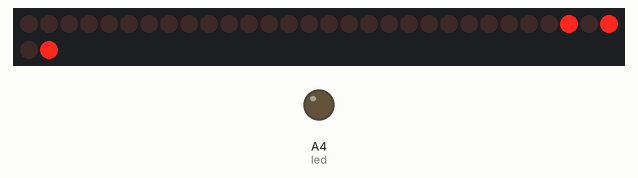
Bench run of a sketch on a simulated Arduino Uno, built with avr-gcc and run on an emulated ATmega328P. On the bench: 32 shift-register outputs drawn as a row of LEDs (first output left, lit = HIGH), output pins drawn as LEDs (lit = HIGH). Wiring (inferred from the names in the program): 4 × shift register (74HC595): latch pin 10. Wiring (inferred from the signals the program sends): row of LEDs: on Q0, Q1, Q2, Q3, Q4, Q5, Q6, Q7, Q8, Q9, Q10, Q11, Q12, Q13, Q14, Q15, Q16, Q17, Q18, Q19, Q20, Q21, Q22, Q23, Q24, Q25, Q26, Q27, Q28, Q29, Q30, Q31. Pins used as bus, display or sensor lines are not drawn; what the sketch prints to the serial monitor is not drawn.

Above: at 2.3 s.
Timing chart, 0 to 3.8 s (numbered marks = the images above):
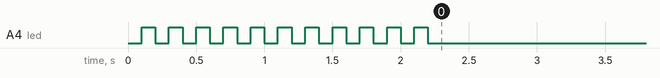

The sketch:

firmware.ino
```cpp
// (licence header left out)
/*
http://mirage335-site.dyndns.org
*/

/*
Credits:
Original example, "Interface between Arduino DM board and Linear Tech LTC2440 24-bit ADC Nov. 12 2010 John Beale" by John Beale, found at http://dangerousprototypes.com/forum/viewtopic.php?f=2&t=4247 .
Interrupt code based on example at http://www.engblaze.com/microcontroller-tutorial-avr-and-arduino-timer-interrupts/ .
Binary union based on example at http://forum.arduino.cc/index.php?topic=112597.0 .
No licenses were found with these examples. Public domain or fair use assumed.
*/

/*
Arduino DAQ Firmware
Emits samples in S32_LE format over USB Serial (ie. /dev/tty?) at the rate specificied by the sampleRate variable. Up to 3000 samples/sec has been successfully tested.

Default 150Hz sample rate, low pass filtered down to 45Hz, suitable for EEG pickup.

Unix machines can process this data with the following commands, among others:
stty -F /dev/ttyACM0 raw ; echo -n "" > /dev/ttyACM0 ; timeout 10 cat /dev/ttyACM0 > test ; wc -c test
stty -F /dev/ttyACM0 raw ; echo -n "" > /dev/ttyACM0 ; cat /dev/ttyACM0 | aplay -f S32_LE
stty -F /dev/ttyACM0 raw ; echo -n "" > /dev/ttyACM0 ; hexdump /dev/ttyACM0
*/

//SPI and interrupt libraries.
#include <SPI.h>
#include <avr/io.h>
#include <avr/interrupt.h>

//#define debug

//Macro function for low pass filter.
//Overuse can cause data and precision loss, especially with non-float variables.
#define lowPass(newValue, filteredValue, inertiaFloat)                            \
  filteredValue = filteredValue + (inertiaFloat * (newValue - filteredValue));

//IIR Biquad Filter.
//Parameters b0, b1, b2, a1, a2 are filter coefficients. See http://gnuradio.4.n7.nabble.com/IIR-filter-td40994.html and http://www.earlevel.com/main/2013/10/13/biquad-calculator-v2/ .
//Data is returned in the float named [filteredValue] . This variable must be externally declared.
//State variables unique_d1_name and unique_d2_name should be statically declared floats.
#define IIRbiquad(newValue, filteredValue, unique_d1_name, unique_d2_name, b0, b1, b2, a1, a2)			\
														\
	filteredValue = b0 * newValue + unique_d1_name;								\
	unique_d1_name = (float)b1 * (float)newValue + (float)a1 * filteredValue + unique_d2_name; 	\
	unique_d2_name = (float)b2 * (float)newValue + (float)a2 * filteredValue;

//High Order IIR Biquad Filter.
//Parameters b0, b1, b2, a1, a2 are filter coefficients. See http://gnuradio.4.n7.nabble.com/IIR-filter-td40994.html and http://www.earlevel.com/main/2013/10/13/biquad-calculator-v2/ .
//Data is returned in the float named [filteredValue] .
#define highOrderIIRbiquad(newValue, filteredValue, stateOneArrayName, stateTwoArrayName, b0, b1, b2, a1, a2, filterOrder)	\
	static float stateOneArrayName[(filterOrder+1)];									\
	static float stateTwoArrayName[(filterOrder+1)];									\
	lowerOrderFilteredValue = newValue;											\
																\
	for (filterLoop=0; filterLoop < filterOrder; filterLoop++) {								\
		IIRbiquad(lowerOrderFilteredValue, filteredValue, stateOneArrayName[filterLoop], stateTwoArrayName[filterLoop], b0, b1, b2, a1, a2) \
		lowerOrderFilteredValue = filteredValue;									\
	}

typedef union {
  long longValue;
  byte binary[4];
} binaryLong;

typedef union {
  float floatValue;
  byte binary[4];
} binaryFloat;

//*****CONFIG*****

//Maximum sample rate is less than the LTC2440 conversion rate, defined by the oversampling ratio, set by the speedBits variable. Faster speedBits settings lead to increased noise and loss of built-in low-pass filter (anti-aliasing) characteristics. See Table 3 in the LTC2440 datasheet.
const int sampleRate = 150;                           //Desired sample rate in Hz. Test with stty -F /dev/ttyACM0 raw ; echo -n "" > /dev/ttyACM0 ; timeout 10 cat /dev/ttyACM0 > test ; wc -c test .
const int speedBits=0b0101;                           //Oversample ratio, determines LTC2440 bandwidth and maximum sampling rate. See datasheet Tabel 3. {0b0001 = 3.52kHz, 0b0010=1.76kHz, 0b0101=220Hz, 0b0110=110Hz, 0b1111=6.875Hz}

//Maximizes IIR low-pass anti-alias filtering.
//WARNING: Extremely high filter orders (>300) will consume too much RAM, and may break bootloaders.
//WARNING: Old code, for reference only.
//const int filterOrder = (2750/sampleRate*5)%300;    //Autocalculates IIR filter maximum order up to 300.
//const int filterOrder = 300;                      //Only use for sampling rates < 50Hz.

const byte slaveSelectPin = 10;  // digital pin 10 for /CS
const int led = A4;

//*****CONFIG*****

const int convertSpeed = 0b10000000 | speedBits<<3;

//Global vairables allow interrupt preemption.
float volts = 0;
#ifdef debug
int millisOffset;
unsigned long sampleCount = 0;
#endif

void setup() {
    Serial.begin(115200);  // Maybe a lot faster over native USB.

    //Initiates first conversion cycle.
    pinMode (slaveSelectPin, OUTPUT);
    digitalWrite(slaveSelectPin,LOW);   // chip select is active low
    digitalWrite(slaveSelectPin,HIGH);

    //Configure SPI.
    SPI.begin();                          // initialize SPI, covering MOSI,MISO,SCK signals
    SPI.setBitOrder(MSBFIRST);            // data is clocked in MSB first
    SPI.setDataMode(SPI_MODE0);           // SCLK idle low (CPOL=0), MOSI read on rising edge (CPHI=0)
    SPI.setClockDivider(SPI_CLOCK_DIV2);  //8MHz clock. 250000 32bit samples/sec may be read at this rate.

    //Startup LED indicator.
    pinMode (led, OUTPUT);

    for (int i=0; i<=10; i++) {
      delay(100);
      digitalWrite(led, HIGH);
      delay(100);
      digitalWrite(led, LOW);
    }

    //Configure interrupt handler. This provides preemption and an accurate sample rate.
    // initialize Timer1
    cli();          // disable global interrupts
    TCCR1A = 0;     // set entire TCCR1A register to 0
    TCCR1B = 0;     // same for TCCR1B
    // set compare match register to desired timer count:
    OCR1A = (int)(16000000/8/sampleRate); //Counter setup.
    TCCR1B |= (1 << WGM12);               // turn on CTC mode
    TCCR1B |= (1 << CS11);
    TIMSK1 |= (1 << OCIE1A);              // enable timer compare interrupt:
    sei();                                // enable global interrupts:

    #ifdef debug
    millisOffset = millis();
    #endif
}

//Non critical tasks. Preempted by interrrupt handler.
void loop()
{
  #ifdef debug
  //Catches some underruns. Disable in production, to prevent false-positive due to eventual overflow.
  if (sampleCount <  sampleRate * 0.99 * (millis() - millisOffset) / 1000) {
    digitalWrite(led, HIGH);
  }
  #endif

  //Clipping diagnostic LED.
  if (abs(volts) > 2.45)
    digitalWrite(led, HIGH);
  else
    digitalWrite(led, LOW);

  delay(150);
}

//Critical path. Sample, process, and transmit data.
ISR(TIMER1_COMPA_vect)
{
  //LTC2440 SPI data acqusition cycle.
  static long b3;
  static long b2;
  static long b1;
  static long b0;
  digitalWrite(slaveSelectPin,LOW);   // take the SS pin low to select the chip
  delayMicroseconds(1);              // probably not needed, only need 25 nsec delay
  b3 = SPI.transfer(convertSpeed);   // B3
  b2 = SPI.transfer(0x00);           // B2
  b1 = SPI.transfer(0x00);           // B1
  b0 = SPI.transfer(0x00);           // B0
  // take the SS pin high to de-select the chip:
  digitalWrite(slaveSelectPin,HIGH);  //Next conversion cycle begins here.
  static long in = 0;         // incoming serial 32-bit word
  in = b3<<8;
  in |= b2;
  in = in<<8;
  in |= b1;
  in = in<<8;
  in |= b0;
  in &= 0x1FFFFFFF; // force high three bits to zero
  in = in>>5;   // truncate lowest 5 bits

  //Conversion to accurate voltage.
  volts = (in * (0.2980232594) * 0.000001);
  if (volts > (2.5))
    volts=((5)-volts)*(-1);  //Polarity correction.

  //IIR filters augment LTC2440 built-in anti-alias filter and 60Hz rejection filter, particularly at lower oversample rates (higher conversion rates).
  static float filteredVolts=0;

  static int filterLoop;
  static float lowerOrderFilteredValue;

  //Low pass filter. 45Hz corner frequency at 150Hz sample rate.
  highOrderIIRbiquad(volts, filteredVolts, lowPassStateOne, lowPassStateTwo, 0.39133426347022965, 0.7826685269404593, 0.39133426347022965, -0.3695259524151477, -0.19581110146577096, 8);

  //High pass (AC coupling) filter. 0.35Hz corner frequency at 150Hz sample rate. Mostly useful for removing amplifier flicker noise.
  highOrderIIRbiquad(filteredVolts, filteredVolts, highPassStateOne, highPassStateTwo, 0.9896867236566386, -1.9793734473132771, 0.9896867236566386, 1.9792670828350616, -0.9794798117914928, 2);

  //60Hz notch filter at 150Hz sample rate.
  highOrderIIRbiquad(filteredVolts, filteredVolts, sixtyNotchStateOne, sixtyNotchStateTwo, 0.9883808858331896, 1.5992338671088302, 0.9883808858331896, -1.5992338671088302, -0.9767617716663792, 1);

  //30Hz notch filter at 150H sample rate.
  highOrderIIRbiquad(filteredVolts, filteredVolts, thirtyNotchStateOne, thirtyNotchStateTwo, 0.9813339196216473, -0.6064977166393354, 0.9813339196216473, 0.6064977166393354, -0.9626678392432946, 1);

  //Human readable format.
  //Serial.println("");
  //Serial.println((float)volts,6);             //Raw.
  //Serial.println((float)(filteredVolts),6);   //Filtered.

  //Prepare value for binary readout.
  static binaryLong convertableMicroVolts;
  convertableMicroVolts.longValue = filteredVolts * 1000000;

  //Optional gain. Drops dynamic range..
  //convertableMicroVolts.longValue *= (long)1000000;

  //convertableMicroVolts.longValue *= (long)10000;

  //Compatible with aplay -f S32_LE .
  Serial.write(convertableMicroVolts.binary,4);

  #ifdef debug
  sampleCount++;
  #endif
}
```
